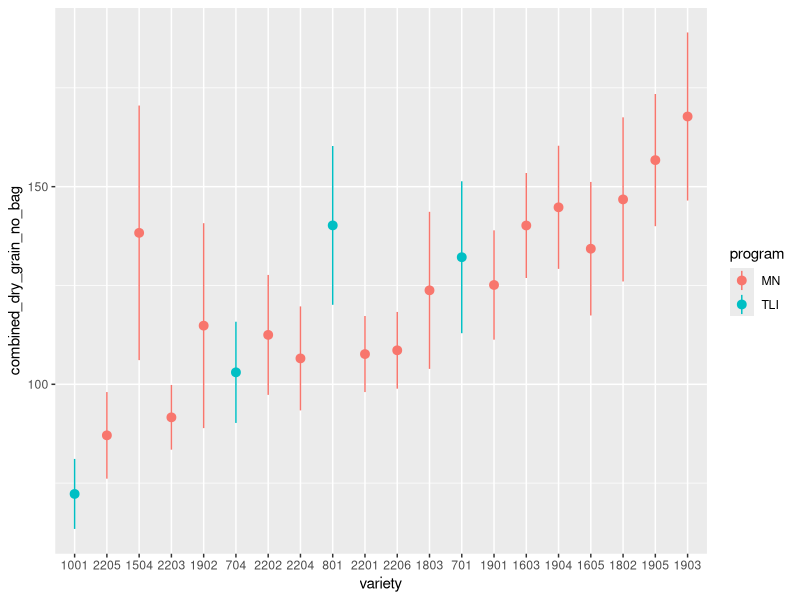

This figure's R source:
## ---- chunk 1
library(tidyverse)
read.csv("MASTER Variety Trial 2023 Plant - yield.csv") -> dat


dat %>% 
  filter(site!="Waseca") %>% 
  mutate(
    variety=factor(variety),
    variety=fct_reorder(variety,combined_dry_grain_no_bag,
                        .na_rm = TRUE)
  ) %>% 
  ggplot(
    aes(variety,
        combined_dry_grain_no_bag,
        # shape = site,
        col = program)) +
      stat_summary()
  
